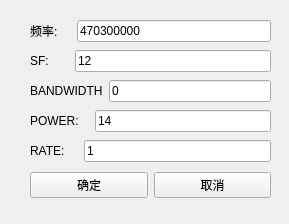
<?xml version="1.0" encoding="UTF-8"?>
<ui version="4.0">
 <class>Form</class>
 <widget class="QWidget" name="Form">
  <property name="geometry">
   <rect>
    <x>0</x>
    <y>0</y>
    <width>289</width>
    <height>224</height>
   </rect>
  </property>
  <property name="windowTitle">
   <string>Form</string>
  </property>
  <widget class="QWidget" name="layoutWidget">
   <property name="geometry">
    <rect>
     <x>30</x>
     <y>110</y>
     <width>241</width>
     <height>22</height>
    </rect>
   </property>
   <layout class="QHBoxLayout" name="horizontalLayout_4">
    <item>
     <widget class="QLabel" name="label_lora_cfg_pwr">
      <property name="text">
       <string>POWER:   </string>
      </property>
     </widget>
    </item>
    <item>
     <widget class="QLineEdit" name="lineEdit_lora_cfg_pwr">
      <property name="text">
       <string>14</string>
      </property>
     </widget>
    </item>
   </layout>
  </widget>
  <widget class="QWidget" name="layoutWidget_2">
   <property name="geometry">
    <rect>
     <x>30</x>
     <y>140</y>
     <width>241</width>
     <height>22</height>
    </rect>
   </property>
   <layout class="QHBoxLayout" name="horizontalLayout_5">
    <item>
     <widget class="QLabel" name="label_lora_cfg_rate">
      <property name="text">
       <string>RATE:    </string>
      </property>
     </widget>
    </item>
    <item>
     <widget class="QLineEdit" name="lineEdit_lora_cfg_rate">
      <property name="text">
       <string>1</string>
      </property>
     </widget>
    </item>
   </layout>
  </widget>
  <widget class="QWidget" name="">
   <property name="geometry">
    <rect>
     <x>30</x>
     <y>170</y>
     <width>241</width>
     <height>31</height>
    </rect>
   </property>
   <layout class="QHBoxLayout" name="horizontalLayout_6">
    <item>
     <widget class="QPushButton" name="lora_cfg_OK">
      <property name="text">
       <string>确定</string>
      </property>
     </widget>
    </item>
    <item>
     <widget class="QPushButton" name="lora_cfg_no">
      <property name="text">
       <string>取消</string>
      </property>
     </widget>
    </item>
   </layout>
  </widget>
  <widget class="QWidget" name="">
   <property name="geometry">
    <rect>
     <x>30</x>
     <y>50</y>
     <width>241</width>
     <height>22</height>
    </rect>
   </property>
   <layout class="QHBoxLayout" name="horizontalLayout_2">
    <item>
     <widget class="QLabel" name="label__lora_cfg_RF">
      <property name="text">
       <string>SF:      </string>
      </property>
     </widget>
    </item>
    <item>
     <widget class="QLineEdit" name="lineEdit_lora_cfg_sf">
      <property name="text">
       <string>12</string>
      </property>
     </widget>
    </item>
   </layout>
  </widget>
  <widget class="QWidget" name="">
   <property name="geometry">
    <rect>
     <x>30</x>
     <y>80</y>
     <width>241</width>
     <height>22</height>
    </rect>
   </property>
   <layout class="QHBoxLayout" name="horizontalLayout_3">
    <item>
     <widget class="QLabel" name="label_lora_cfg_bd">
      <property name="text">
       <string>BANDWIDTH</string>
      </property>
     </widget>
    </item>
    <item>
     <widget class="QLineEdit" name="lineEdit_lora_cfg_bd">
      <property name="text">
       <string>0</string>
      </property>
     </widget>
    </item>
   </layout>
  </widget>
  <widget class="QWidget" name="">
   <property name="geometry">
    <rect>
     <x>30</x>
     <y>20</y>
     <width>241</width>
     <height>22</height>
    </rect>
   </property>
   <layout class="QHBoxLayout" name="horizontalLayout">
    <item>
     <widget class="QLabel" name="lora_cfg_fre_lab">
      <property name="text">
       <string>频率:    </string>
      </property>
     </widget>
    </item>
    <item>
     <widget class="QLineEdit" name="lineEdit__lora_cfg_fre">
      <property name="layoutDirection">
       <enum>Qt::LeftToRight</enum>
      </property>
      <property name="text">
       <string>470300000</string>
      </property>
     </widget>
    </item>
   </layout>
  </widget>
 </widget>
 <resources/>
 <connections/>
</ui>
